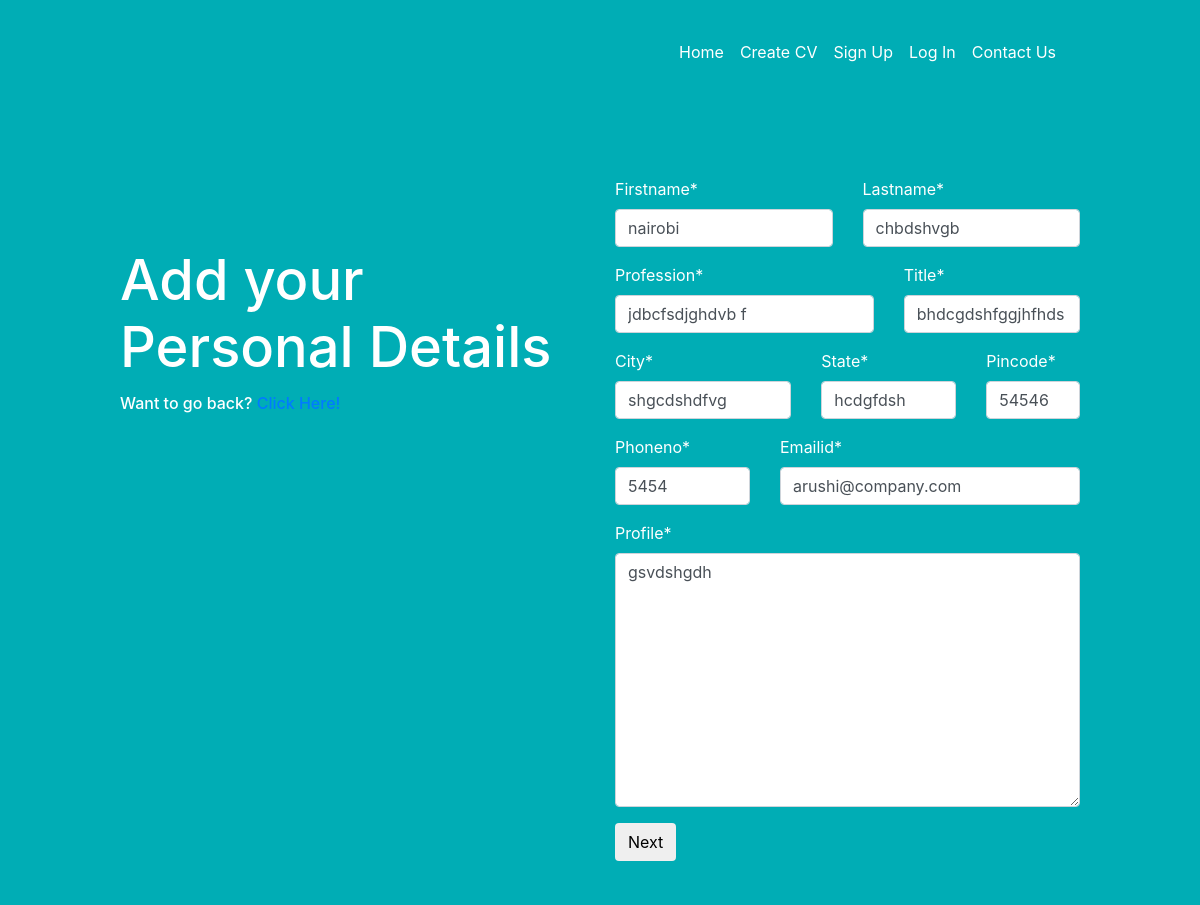
Page /addcv/updatepersonal/37 on the committed database.
### addcv/models.py (models this page shows, shortened)
class person(models.Model):
    User = settings.AUTH_USER_MODEL
    added_by = models.ForeignKey(User,
        null=True, blank=True, on_delete=models.CASCADE)
    firstname=models.CharField(max_length=20, null=True)
    lastname=models.CharField(max_length=20, null=True)
    profession=models.CharField(max_length=20, null=True)
    title=models.CharField(max_length=20, null=True)
    city=models.CharField(max_length=30, null=True)
    state=models.CharField(max_length=30, null=True)
    pincode=models.IntegerField( null=True)
    phoneno=models.IntegerField( null=True)
    emailid=models.EmailField( null=True)
    profile=models.TextField(max_length=100, null=True)

### addcv/views.py (the view, shortened to what this page needs)
# urls.py: path('updatepersonal/<int:person_id>', views.updatepersonal,name='updatepersonal'),
def updatepersonal(request,person_id):
    per = person.objects.get(id=person_id)
    fm = personalform(instance=per)
    return render(request,'form/personal.html',{'form':fm})

### addcv/forms.py
class personalform(forms.ModelForm):
     class Meta:
          model = person
          fields='__all__'

### addcv/templates/form/personal.html (shortened to what this page needs)
{% extends 'seavs/base.html' %}
{% load crispy_forms_tags %}
{% block content %}
<div class="container-fluid sidetitle">
  <div class="row">
    <div class="col-6">
      <h1 class="subheading">Add your Personal Details</h1>
      <h6>Want to go back? <a href="http://localhost:8000/addcv/">Click Here!</a></h6>
    </div>
    <div class="col-6">
      <form method="POST">
        <div class="row">
          <div class="col-6">
            {{ form.firstname|as_crispy_field }}
          </div>
          <div class="col-6">
            {{ form.lastname|as_crispy_field }}
          </div>
        </div>
        <div class="row">
          <div class="col-7">
            {{ form.profession|as_crispy_field }}
          </div>
          <div class="col-5">
            {{ form.title|as_crispy_field }}
          </div>
        </div>
        <div class="row">
          <div class="col-5">
            {{ form.city|as_crispy_field }}
          </div>
          <div class="col-4">
            {{ form.state|as_crispy_field }}
          </div>
          <div class="col-3">
            {{ form.pincode|as_crispy_field }}
          </div>
        </div>
        <div class="row">
          <div class="col-4">
            {{ form.phoneno|as_crispy_field }}
          </div>
          <div class="col-8">
            {{ form.emailid|as_crispy_field }}
          </div>
        </div>
        <div class="row">
          <div class="col-12">
            {{ form.profile|as_crispy_field }}
          </div>
        </div>
        <button type="submit" class="btn" color='red'>Next</button>
      </form>
    </div>
  </div>
  </div>
  {%endblock content %}

### seavs/static/seavs/main.css (style rules this page uses)
body { background-color: #00adb5; margin-bottom: 20px; }
.container-fluid { padding: 2% 10%; align-content: center; }
.sidetitle { background-color: #00adb5; color: #fff; align-items: center; }
.subheading { background-color: #00adb5; color: #fff; font-size: 3.5rem; padding-top: 15%; padding-bottom: 1%; padding-right: 2%; }

### rows in the picture
person: firstname "nairobi", lastname "chbdshvgb", profession "jdbcfsdjghdvb f", title "bhdcgdshfggjhfhds", city "shgcdshdfvg", state "hcdgfdsh", pincode "54546", phoneno "5454", emailid "arushi@company.com", profile "gsvdshgdh"
